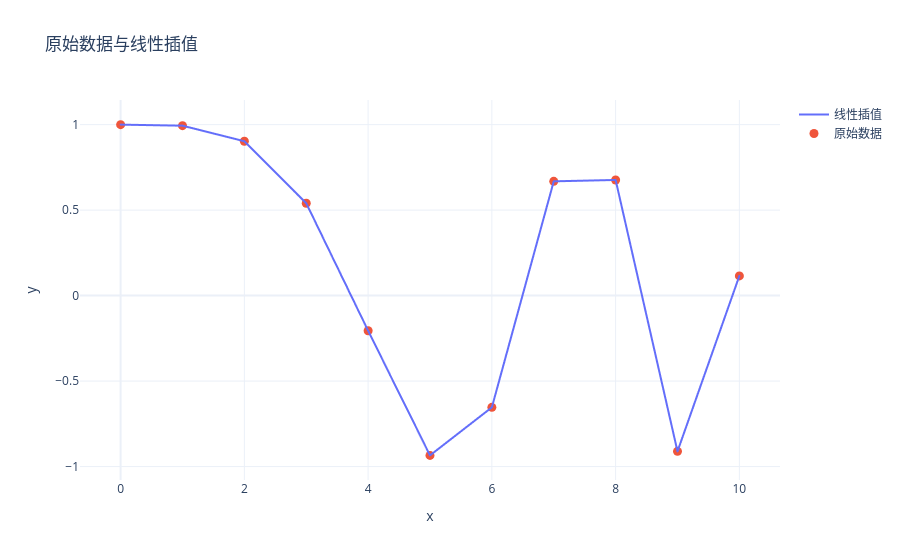

Notebook code for this chart:
### Code cell
fig = px.line(
    x=xnew,
    y=ynew,
    labels={"x": "x", "y": "y"},
    title="原始数据与线性插值",
    template="plotly_white",
)
fig.update_traces(name="线性插值", showlegend=True)

points = px.scatter(x=x, y=y)
points.update_traces(
    name="原始数据",
    showlegend=True,
    marker=dict(color="#EF553B", size=9),
)

fig.add_traces(points.data)
fig.show()

### Figure 1 — Plotly figure (JSON) as saved in the notebook; plotly's stock layout.template omitted (floating-point values rounded to 4 significant figures; data arrays with more than 128 entries replaced by an {"elided": "..."} marker saying what was removed)
{"data": [{"hovertemplate": "x=%{x}<br>y=%{y}<extra></extra>", "legendgroup": "", "line": {"color": "#636efa", "dash": "solid"}, "marker": {"symbol": "circle"}, "mode": "lines", "name": "线性插值", "showlegend": true, "type": "scattergl", "x": {"elided": "1001 float values"}, "xaxis": "x", "y": {"elided": "1001 float values"}, "yaxis": "y"}, {"hovertemplate": "x=%{x}<br>y=%{y}<extra></extra>", "legendgroup": "", "marker": {"color": "#EF553B", "size": 9, "symbol": "circle"}, "mode": "markers", "name": "原始数据", "orientation": "v", "showlegend": true, "type": "scatter", "x": [0.0, 1.0, 2.0, 3.0, 4.0, 5.0, 6.0, 7.0, 8.0, 9.0, 10.0], "xaxis": "x", "y": [1.0, 0.9938, 0.9028, 0.5403, -0.2055, -0.9345, -0.6536, 0.6684, 0.6764, -0.9111, 0.1153], "yaxis": "y"}], "layout": {"legend": {"tracegroupgap": 0}, "title": {"text": "原始数据与线性插值"}, "xaxis": {"anchor": "y", "domain": [0, 1], "title": {"text": "x"}}, "yaxis": {"anchor": "x", "domain": [0, 1], "title": {"text": "y"}}}}
